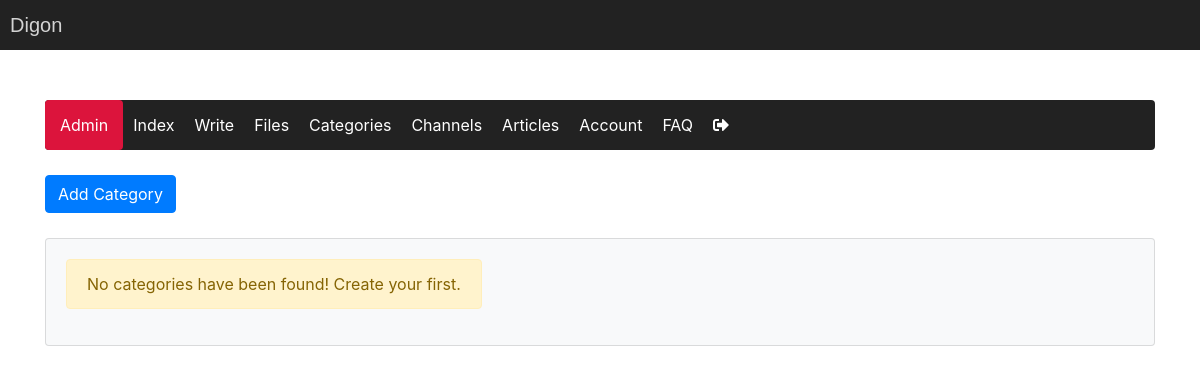
The page /pages/categories.php (signed in) on the database as committed earlier.
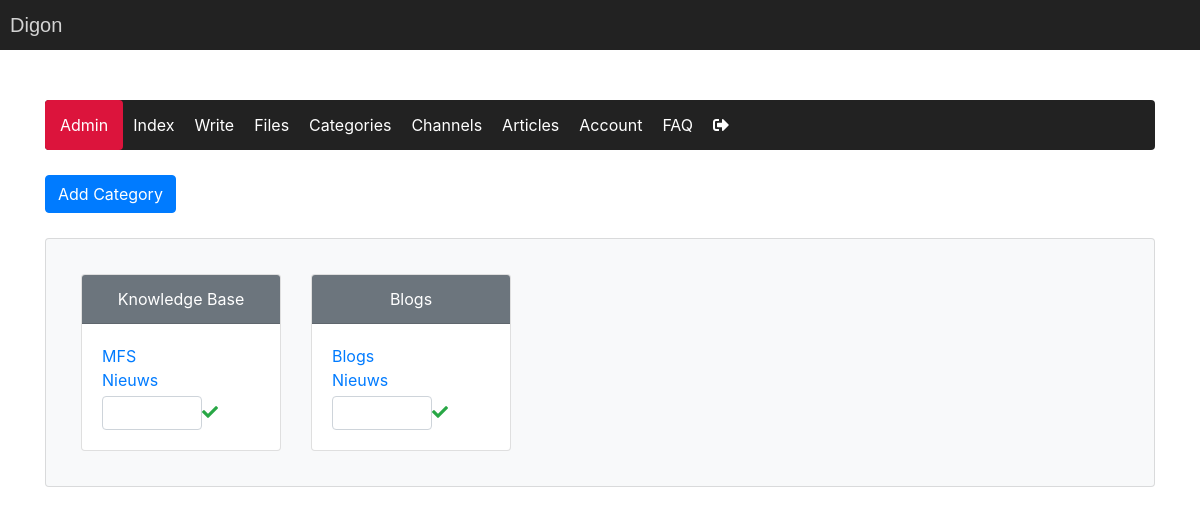
The same page on the database as committed later.
### tables this page shows
CREATE TABLE `category` (
  `row_id` int(11) NOT NULL,
  `category` varchar(50) NOT NULL,
  `parent_id` int(11) NOT NULL
);

### classes/dbh.class.php (called while the page is built, shortened)
<?php
    class Dbh implements DatabaseConst, LinkUrl {
        protected function connect() {
            $conn = new mysqli(DatabaseConst::SERVERNAME, DatabaseConst::USERNAME, DatabaseConst::PASSWORD, DatabaseConst::DBNAME);
            return $conn;
        }
    }
?>

### classes/category.class.php (called while the page is built, shortened)
<?php
    class Category extends Dbh implements LinkUrl {
        protected function getCatsAndSubcats() {
            $sql = "SELECT p.row_id AS p_row_id, p.category AS p_category, p.parent_id AS p_parent_id, c.row_id AS c_row_id, c.category AS c_category, c.parent_id AS c_parent_id
            FROM category p LEFT JOIN category c
            ON p.row_id = c.parent_id WHERE p.parent_id = 0 ORDER BY p.row_id ASC, c.row_id ASC";
            $result = $this->connect()->query($sql);
            return $result;
        }
    }
?>

### classes/categoryview.class.php (the view, shortened to what this page needs)
<?php
    class CategoryView extends Category implements LinkUrl {
        public function showCatsAndSubcats() {
            $FunctionsObj = new Functions();
            $row_id = "";
            $result = $this->getCatsAndSubcats();
            if ($result->num_rows > 0) {
                while($row = $result->fetch_assoc()) {
                    if ($row_id != $row["p_row_id"]) {
                        if ($row_id != "") {
                            echo "<div>";
                            echo "<input class='add-subcategory form-control' id='subcategoryName".$row_id."' type='text'>";
                            echo "<i class='fas fa-check text-success' onclick='AddSubcategory(".$row_id.")'></i>";
                            echo "</div> </div> </div>";
                        }
                        echo "<div class='card categories-category-card'>";
                        echo "<div class='card-header bg-secondary text-white'>";
                        echo $row['p_category'];
                        echo "<i class='delete-categories-icon text-white far fa-trash-alt' onclick='AskCategoryDelete(".$row['p_row_id'].",0)'></i><br>";
                        echo "</div>";
                        echo "<div class='card-body text-primary text-left'>";
                        if ($row["c_category"]) {
                        echo $row['c_category'];
                        echo "<i class='delete-categories-icon text-dark far fa-trash-alt' onclick='AskCategoryDelete(".$row['c_row_id'].",1)'></i><br>";
                        }
                    } else {
                        echo $row['c_category'];
                        echo "<i class='delete-categories-icon text-dark far fa-trash-alt' onclick='AskCategoryDelete(".$row['c_row_id'].",1)'></i><br>";
                    }
                    $row_id = $row["p_row_id"];
                }
            } else {
                echo $FunctionsObj->outcomeMessage("warning","No categories have been found! Create your first.");
                return false;
            }
            echo "<div>";
            echo "<input class='add-subcategory form-control' id='subcategoryName".$row_id."' type='text'>";
            echo "<i class='fas fa-check text-success' onclick='AddSubcategory(".$row_id.")'></i>";
            echo "</div> </div> </div>";
        }
    }
?>

### classes/functions.class.php (shortened to what this page needs)
<?php
    class Functions implements LinkUrl {
        public function outcomeMessage($outcome,$message) {
            if ($outcome === "success") {
               echo "<p class='alert alert-success' role='alert'>".$message."</p>";
            } else if($outcome === "error") {
                echo "<p class='alert alert-danger' role='alert'>".$message."</p>";
            } else {
                echo "<p class='alert alert-warning' role='alert'>".$message."</p>";
            }
        }
    }
?>

Rows that differ between the two databases and show on the page:
added category: category "Knowledge Base", category.category "MFS", category.category "Nieuws"
added category: category "Blogs", category.category "Blogs", category.category "Nieuws"
Other text that changed with them:
$message: "No categories have been found! Create your first." → (not shown)
